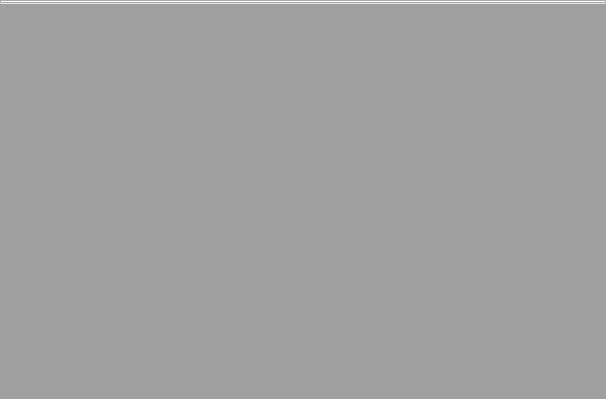
<?xml version="1.0" encoding="UTF-8"?>
<ui version="4.0">
 <class>video_main</class>
 <widget class="QWidget" name="video_main">
  <property name="geometry">
   <rect>
    <x>0</x>
    <y>0</y>
    <width>606</width>
    <height>399</height>
   </rect>
  </property>
  <property name="windowTitle">
   <string>视频分析法</string>
  </property>
  <layout class="QVBoxLayout" name="verticalLayout">
   <property name="spacing">
    <number>0</number>
   </property>
   <property name="leftMargin">
    <number>0</number>
   </property>
   <property name="topMargin">
    <number>0</number>
   </property>
   <property name="rightMargin">
    <number>0</number>
   </property>
   <property name="bottomMargin">
    <number>0</number>
   </property>
   <item>
    <widget class="VideoRibbonOld" name="video_ribbon"/>
   </item>
   <item>
    <widget class="QMdiArea" name="mdi"/>
   </item>
  </layout>
 </widget>
 <customwidgets>
  <customwidget>
   <class>VideoRibbonOld</class>
   <extends>QTabWidget</extends>
   <header location="global">utils/VideoRibbonOld.h</header>
   <container>1</container>
  </customwidget>
 </customwidgets>
 <resources/>
 <connections/>
</ui>
